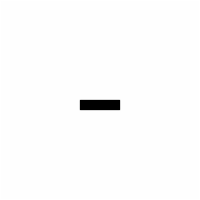
Frame 1 (no input)
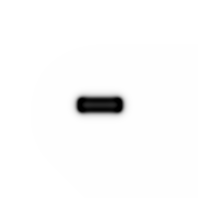
Frame 60 (no input)
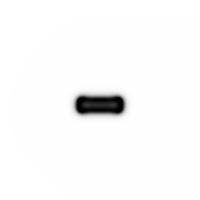
Frame 120 (the mouse pressed at the canvas centre since frame 60)

The p5.js sketch that drew these frames (run headless with seeded random() and noise() and a simulated clock; from frame 60 on, the mouse is pressed at the canvas centre):

// p5.js sketch
// ── sketch.js
var grid;
var next;

var dA = 1,
    dB = 0.5,
    feed = 0.055,
    k = 0.062;

function setup() {
    createCanvas(200, 200);
    pixelDensity(1);
    grid = [];
    next = [];
    for (var x = 0; x < width; x++) {
        grid[x] = [];
        next[x] = [];
        for (var y = 0; y < height; y++) {
            grid[x][y] = { a: 1, b: 0 };
            //?
            next[x][y] = { a: 1, b: 0 };
        }
    }

    for (var i = 80; i < 120; i++) {
        for (var j = 100; j < 110; j++) {
            grid[i][j].b = 1;
        }
    }
}

function draw() {
    background(51);

    for (var x = 1; x < width-1; x++) {
        for (var y = 1; y < height-1; y++) {
            //formula
            var _a = grid[x][y].a;
            var _b = grid[x][y].b;
            next[x][y].a = _a +  
                           dA * laplaceA(x, y) - 
                           _a * _b * _b + 
                           feed * (1 - _a);
            next[x][y].b = _b +  
                           dB * laplaceB(x, y) + 
                           _a * _b * _b - 
                           (k + feed) * _b;
            next[x][y].a = constrain(next[x][y].a, 0, 1);
            next[x][y].b = constrain(next[x][y].b, 0, 1);
        }
    }



    loadPixels();
    for (var x = 0; x < width; x++) {
        for (var y = 0; y < height; y++) {
            var pix = (x + y * width)*4;
            var a = next[x][y].a;
            var b = next[x][y].b;
            var c = floor((a-b)*255);
            c = constrain(c, 0, 255);
            pixels[pix + 0] = c;
            pixels[pix + 1] = c;
            pixels[pix + 2] = c;
            pixels[pix + 3] = 255;
        }
    }
    updatePixels();
    swap();
}

function swap() {
    var temp = grid;
    grid = next;
    //next = temp;
}

//how to make those 2 functions into 1
function laplaceA(x, y) {
    var sum = 0;
    sum += grid[x][y].a * -1;
    sum += grid[x-1][y].a * 0.2;
    sum += grid[x+1][y].a * 0.2;
    sum += grid[x][y-1].a * 0.2;
    sum += grid[x][y+1].a * 0.2;
    sum += grid[x-1][y-1].a * 0.05;
    sum += grid[x+1][y+1].a * 0.05;
    sum += grid[x-1][y+1].a * 0.05;
    sum += grid[x+1][y-1].a * 0.05;
    return sum;
}

function laplaceB(x, y) {
    var sum = 0;
    sum += grid[x][y].b * -1;
    sum += grid[x-1][y].b * 0.2;
    sum += grid[x+1][y].b * 0.2;
    sum += grid[x][y-1].b * 0.2;
    sum += grid[x][y+1].b * 0.2;
    sum += grid[x-1][y-1].b * 0.05;
    sum += grid[x+1][y+1].b * 0.05;
    sum += grid[x-1][y+1].b * 0.05;
    sum += grid[x+1][y-1].b * 0.05;
    return sum;
}
